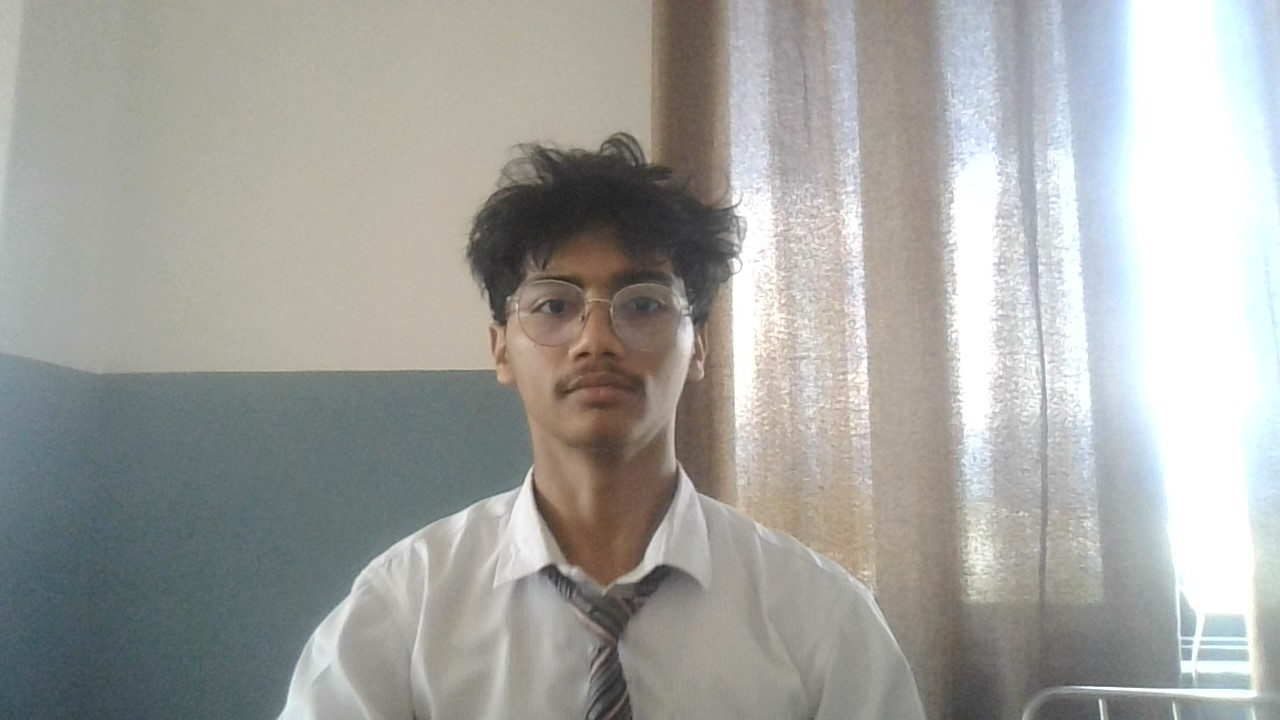
#> input picture image_processing/hero.jpg, 1280 x 720 px, found by its file name
$ python translatenrotate.py
#> lines starting #> are read from the running program, lines starting #| are printed output that depends on the picture
import numpy as np
import cv2 as cv

img = cv.imread(
    'C:\\Users\\prajj\\repo\\opencv\\image_processing\\hero.jpg', cv.IMREAD_GRAYSCALE)
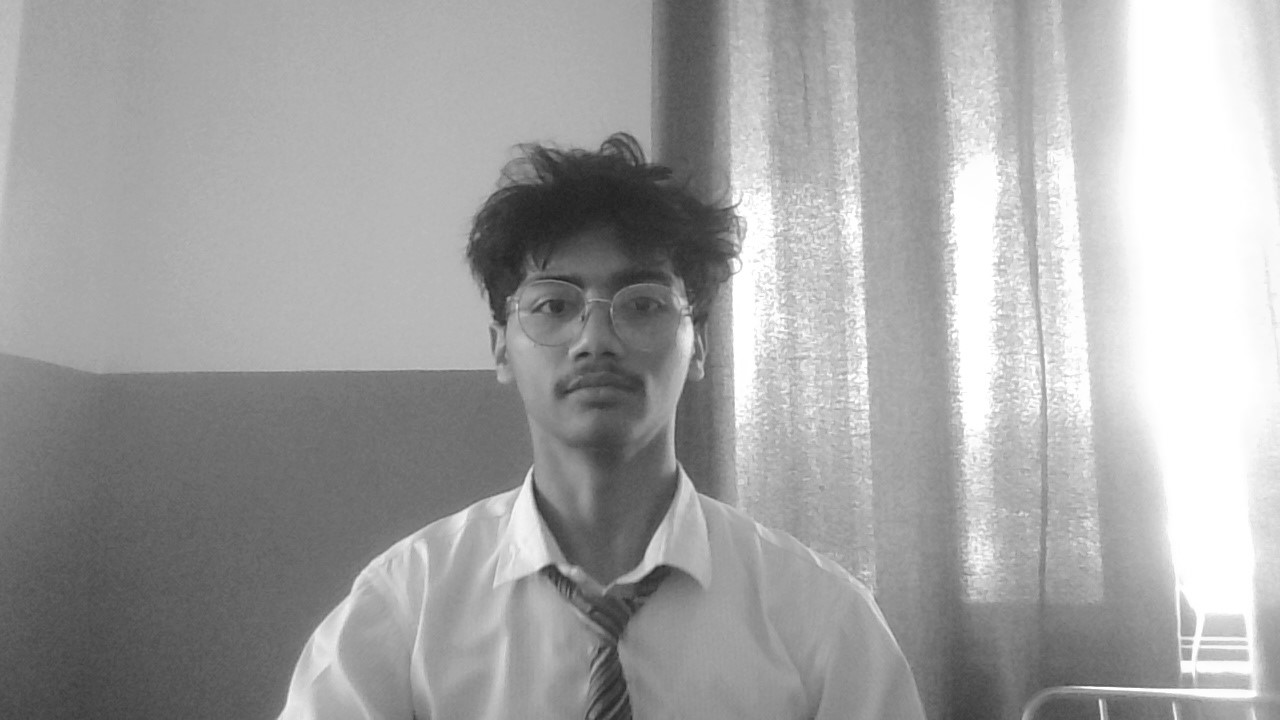
#> img: shape (720, 1280); min 32, max 255, mean 163
assert img is not None, "file could not be read, check with os.path.exists()"
rows, cols = img.shape
#> rows = 720; cols = 1280

M1 = np.float32([[1, 0, 50], [0, 1, 100]])
dst1 = cv.warpAffine(img, M1, (cols-100, rows-50))
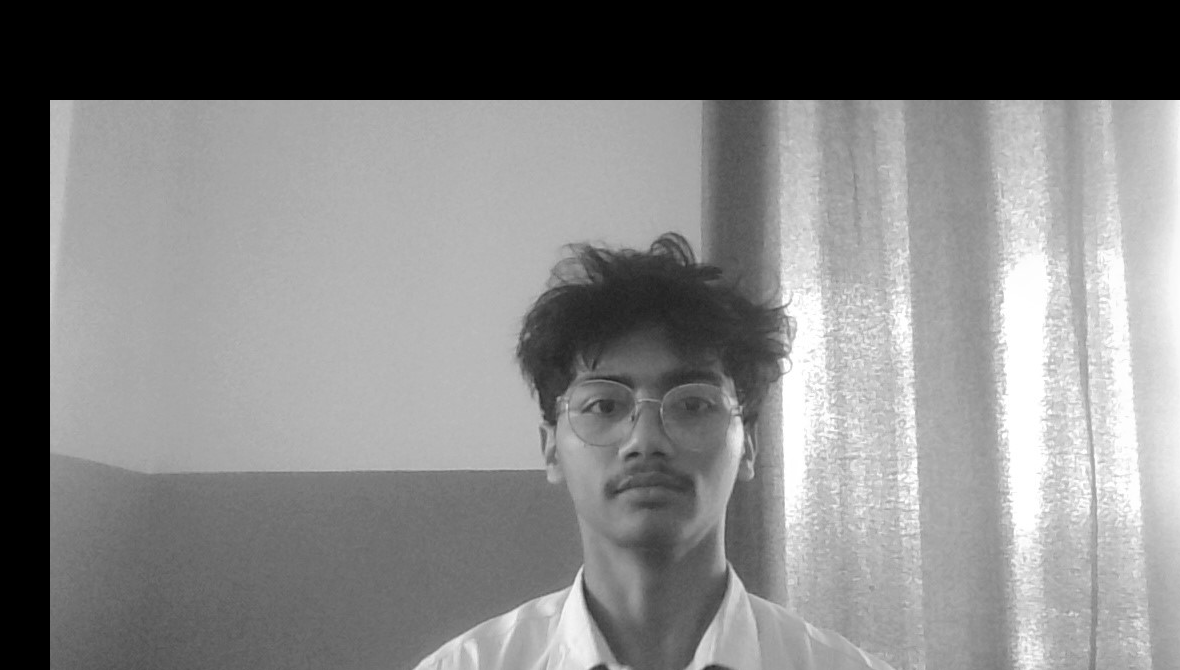
#> dst1: shape (670, 1180); min 0, max 255, mean 130.1

M2 = cv.getRotationMatrix2D(((cols-1)/2.0, (rows-1)/2.0), 90, 1)
dst2 = cv.warpAffine(img, M2, (cols, rows))
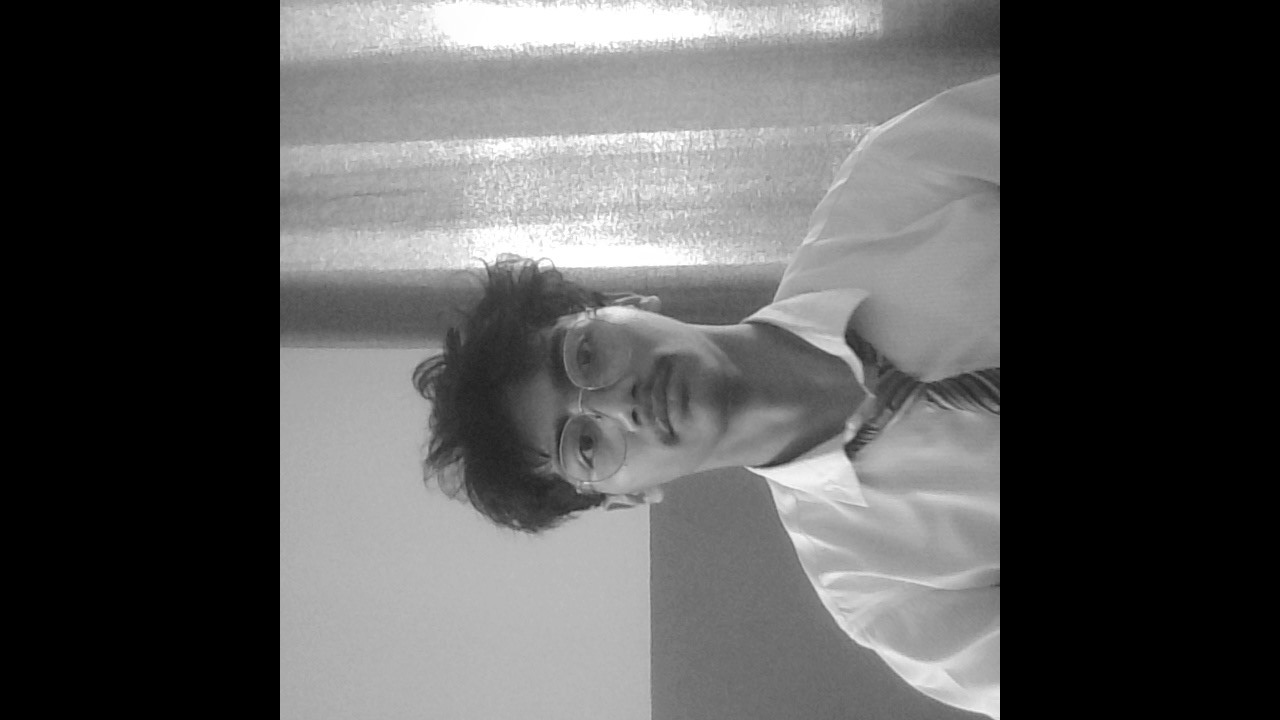
#> dst2: shape (720, 1280); min 0, max 255, mean 86.6

cv.namedWindow('Original', cv.WINDOW_NORMAL)
cv.namedWindow('Translate', cv.WINDOW_NORMAL)
cv.namedWindow('Rotate', cv.WINDOW_NORMAL)
cv.imshow('Original', img)
cv.imshow('Translate', dst1)
cv.imshow('Rotate', dst2)


cv.waitKey(0)
cv.destroyAllWindows()

$ run again, with image_processing/diddy.jpg copied over image_processing/hero.jpg
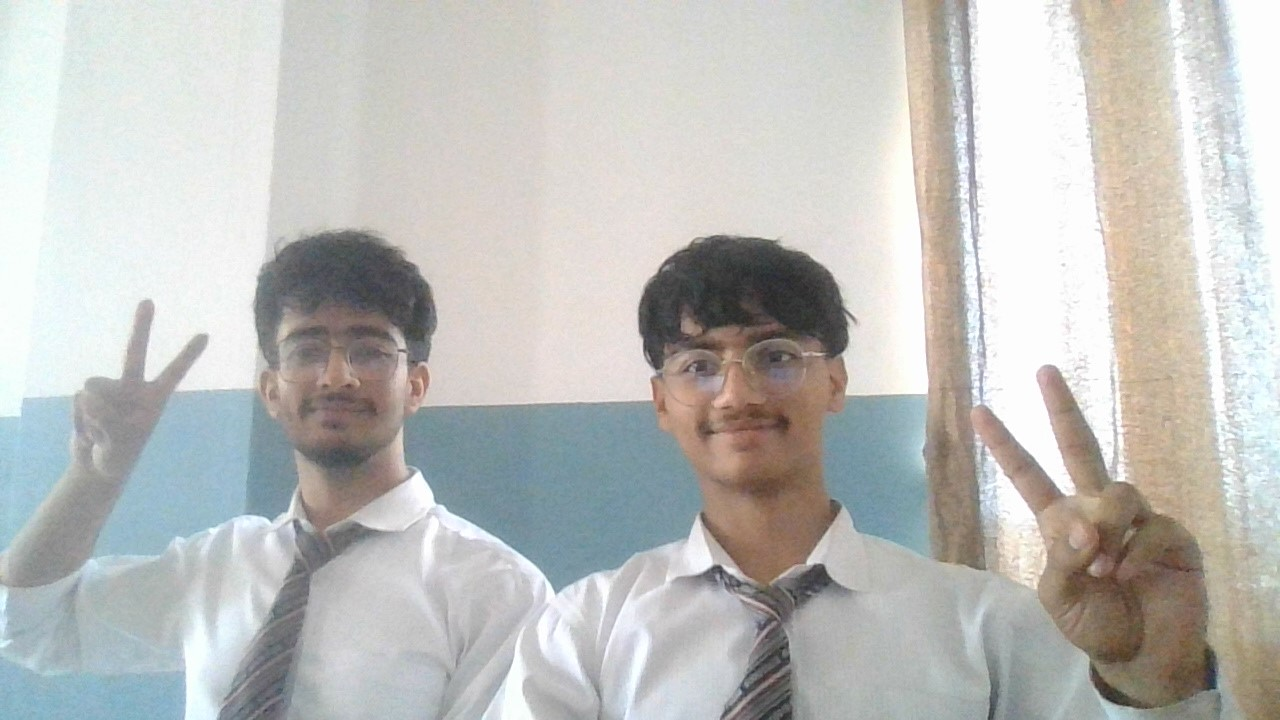
#> input picture image_processing/diddy.jpg, 1280 x 720 px, found by its file name
#> `dst1 = cv.warpAffine(img, M1, (cols-100, rows-50))`:
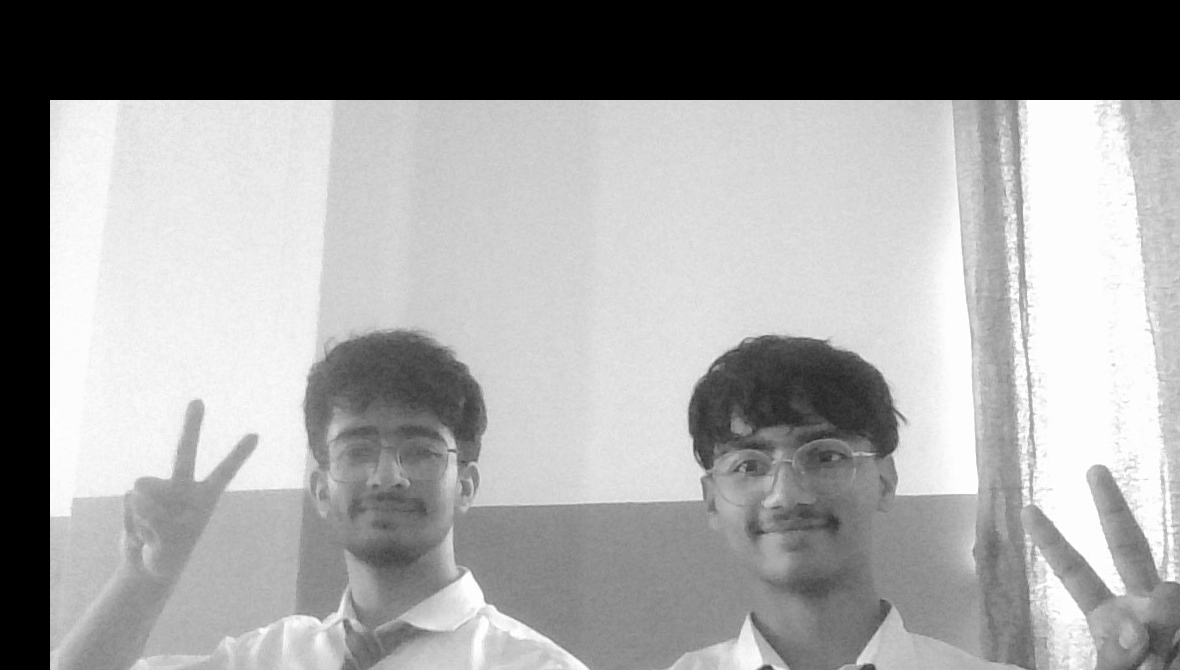
#> dst1: shape (670, 1180); min 0, max 255, mean 157.7
#> `dst2 = cv.warpAffine(img, M2, (cols, rows))`:
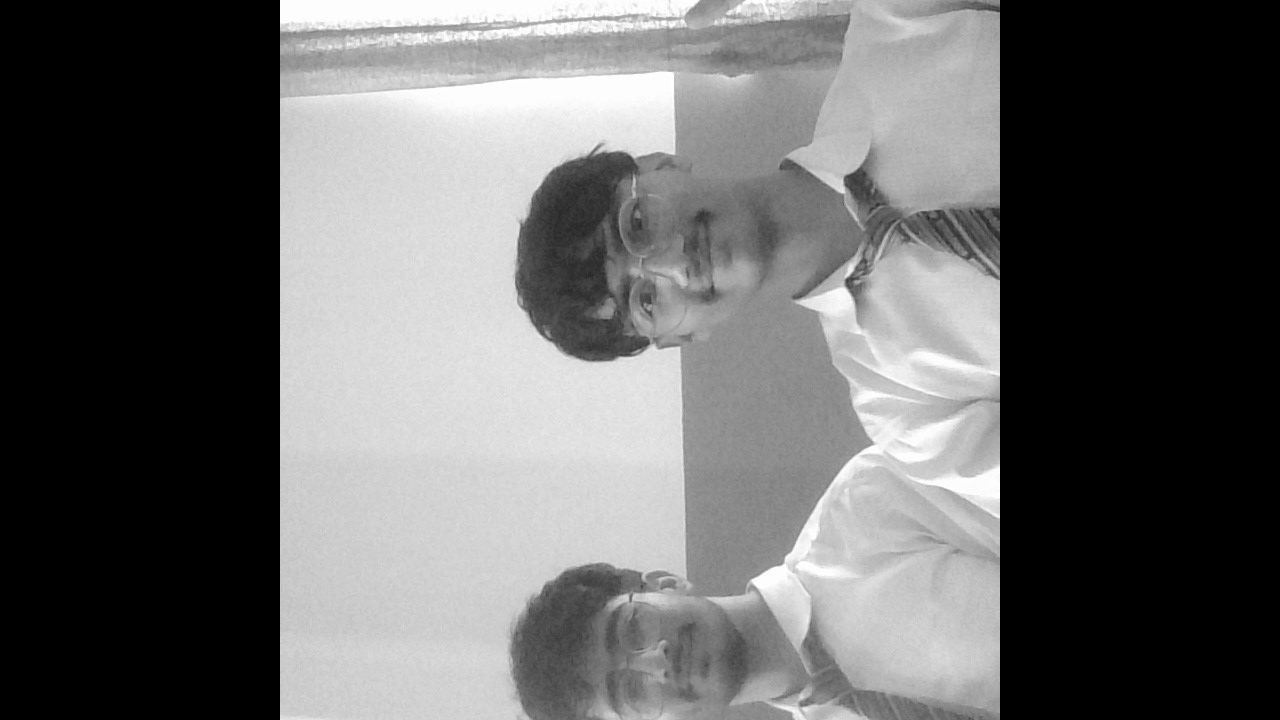
#> dst2: shape (720, 1280); min 0, max 255, mean 101.4
